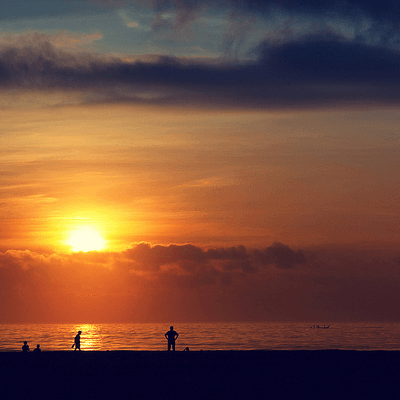
#> input picture k-means-2.png, 400 x 400 px
$ jupyter execute --allow-errors k-means.ipynb
#> lines starting #> are read from the running program, lines starting #| are printed output that depends on the picture
[cell 1]
import cv2
import matplotlib.pyplot as plt
from mpl_toolkits.mplot3d import Axes3D
import numpy as np
from tqdm import tqdm_notebook as tqdm

[cell 2]
img_1 = cv2.imread('k-means-1.jpeg')
img_2 = cv2.imread('k-means-2.png')
#> img_2 is the input picture: shape (400, 400, 3); mean B, G, R 60.2, 77, 115.9
#> call 2 of k_means, with K = 5, plot = True, verbose = False

[cell 3]
plt.figure(figsize=(15, 5))
plt.subplot(1, 2, 1)
#> (the rest of this cell did not finish here and is left out)

[cell 4]
def choose_random(K, vec):
#> called with K = 5, vec = array of shape (160000, 3)
    m = len(vec)
#> m = 160000
    idx = np.random.randint(0, m, K)
#> idx = [43567, 117952, 152315, 95939, 97639]
    return vec[idx]

def distortion(mu, c, vec):
    return ((mu[c] - vec) ** 2).sum() / vec.shape[0]

def distance(x_1, x_2):
    return np.matmul((x_1-x_2), (x_1-x_2).transpose())

def cluster_assignment(mu, vec):
    return ((vec - mu[:, np.newaxis]) ** 2).sum(axis=2).argmin(axis=0)

def move_centroid(mu, c, vec):
    for i in range(len(mu)):
        vec_sub = vec[c==i]
        mu[i] = np.mean(vec_sub, axis=0)
    return mu

def k_means(img, K, plot=True, verbose=False):
    l, w, ch = img.shape
    vec_img = img.reshape(-1, ch).astype(int)
    mu = choose_random(K, vec_img)
    c = cluster_assignment(mu, vec_img)
    last_dist = distortion(mu, c, vec_img) + 100
    curr_dist = last_dist - 100
    history = [curr_dist]
    while last_dist - curr_dist > 1:
        last_dist = curr_dist
        c = cluster_assignment(mu, vec_img)
        if verbose:
            print(curr_dist)
        mu = move_centroid(mu, c, vec_img)
        curr_dist = distortion(mu, c, vec_img)
        history.append(curr_dist)
    if plot:
        img_compressed = mu[c].reshape(img.shape)
        plt.figure(figsize=(15, 5))
        plt.subplot(1, 3, 1)
        plt.imshow(img)
        plt.title('original image')
        plt.axis('off')
        plt.subplot(1, 3, 2)
        plt.imshow(img_compressed)
        plt.title('compressed image')
        plt.axis('off')
        plt.subplot(1, 3, 3)
        plt.plot(range(len(history)), history)
        plt.title('distortion over iterations')
        plt.xlabel('iterations')
        plt.ylabel('distortion')
    return mu, c, history[-1]

#> (a cell that did not finish here is left out)

[cell 6]
mu, c, dist = k_means(img_2, 5)
#> in k_means (call 2), `mu = choose_random(K, vec_img)`: mu = [[71, 71, 94], [41, 35, 67], [37, 3, 4], [42, 56, 116], [50, 172, 253]]
#> in k_means (call 2), `last_dist = distortion(mu, c, vec_img) + 100`: last_dist = 2223.6
#> in k_means (call 2), `curr_dist = last_dist - 100`: curr_dist = 2123.6
#> in k_means (call 2), `history = [curr_dist]`: history = [2123.6]
#> the loop in k_means (call 2), `while last_dist - curr_dist > 1:` made 6 passes
#> (last_dist, curr_dist) on passes 1 to 6: (2123.6, 1374.9), (1374.9, 1250.6), (1250.6, 1227.8), (1227.8, 1216.1), (1216.1, 1212.2), (1212.2, 1212.2)
#> after the loop in k_means (call 2), `while last_dist - curr_dist > 1:`: history = [2123.6, 1374.9, 1250.6, 1227.8, 1216.1, 1212.2, 1212.2]; mu = [[87, 92, 101], [54, 45, 68], [41, 8, 8], [52, 83, 155], [73, 157, 228]]
#> in k_means (call 2), `img_compressed = mu[c].reshape(img.shape)`:
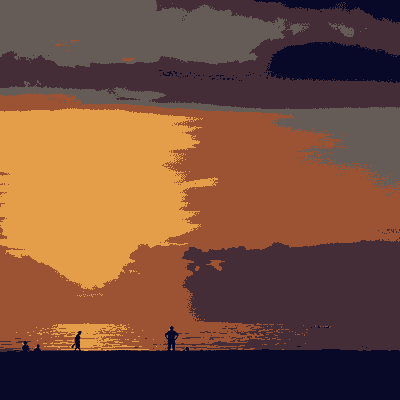
#> img_compressed: shape (400, 400, 3) int64; mean B, G, R 59.7, 76.4, 115.2
#> dist = 1212.2
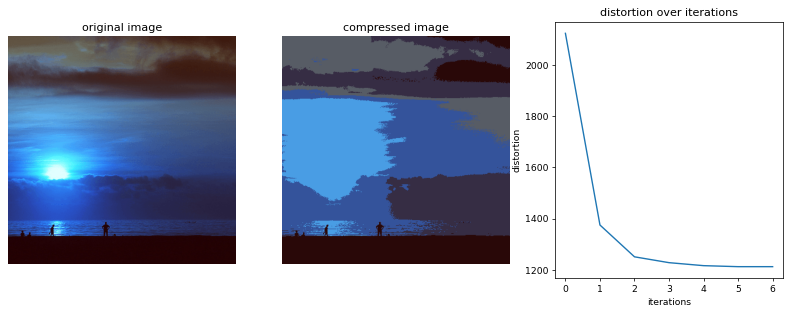
#> figure drawn by matplotlib, 3 panels; B, G, R data is drawn as R, G, B

[cell 7]
def elbow(img):
    K_hist = []
    dist_hist = []
    for K in tqdm(range(1, 10)):
        K_hist.append(K)
        mu, c, dist = k_means(img, K, plot=False)
        dist_hist.append(dist)
    plt.plot(K_hist, dist_hist)
    plt.xlabel("K")
    plt.ylabel("final distortion")
